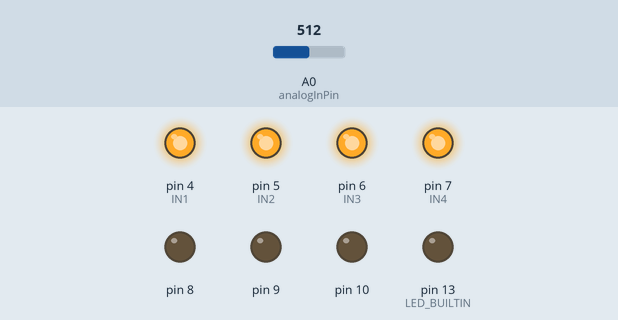
The sketch below on a simulated Arduino Nano, built with avr-gcc and run on an emulated ATmega328P. On the bench: output pins drawn as LEDs (lit = HIGH). The test bench sets the inputs (shaded band); at power-on: A0 (analogInPin) = 512. What the sketch prints to the serial monitor is not drawn.

Above: at 1.8 s.
1.9 s: A0 (analogInPin) set to 343
At 5.5 s:
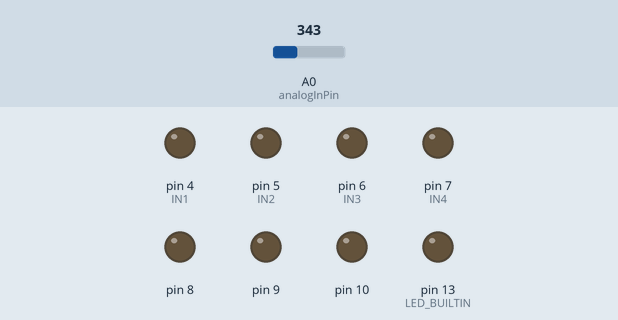
6.0 s: A0 (analogInPin) set to 313
At 10.5 s:
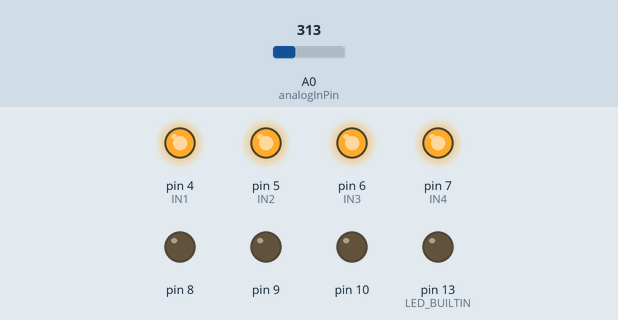
Timing chart, 0 to 12.0 s (numbered marks = the images above; inputs shaded):
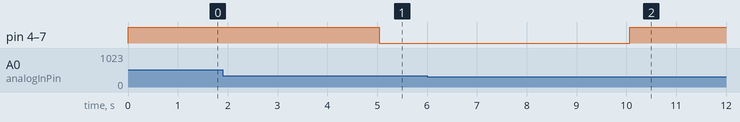

The sketch:

rainsensing_arduino_nano_4channel_relay.ino
```cpp
//IDE settings: Tools/Board: arduino nano, Processor:atmega168, Programmer: arduinoISP

const int analogInPin = A0;

const int IN1 = 4;
const int IN2 = 5;
const int IN3 = 6;
const int IN4 = 7;

#define ON   0
#define OFF  1

int sensorValue1 = 0;
int sensorValue2 = 0;
int sensorValue3 = 0;
int sensorValue4 = 0;
int sensorValue5 = 0;
int sensorValue6 = 0;
int x = 1000;

void setup() {
 Serial.begin(9600);

 Serial.println("Esőérzékelő 1.0");
 Serial.println(" ");
 Serial.println("5 mp-nkénti mérés folyamatban");

  pinMode(7, OUTPUT);
  pinMode(8, OUTPUT);
  pinMode(9, OUTPUT);
  pinMode(10, OUTPUT);
  pinMode(LED_BUILTIN, OUTPUT);

  relay_init();//initialize the relay
}

void loop() {
 Serial.print(".");
 sensorValue1 = analogRead(analogInPin)*100/1024;
 delay(x); Serial.print(".");
 sensorValue2 = analogRead(analogInPin)*100/1024;
 delay(x); Serial.print(".");
 sensorValue3 = analogRead(analogInPin)*100/1024;
 delay(x); Serial.print(".");
 sensorValue4 = analogRead(analogInPin)*100/1024;
 delay(x); Serial.println(".");
 sensorValue5 = analogRead(analogInPin)*100/1024;
 Serial.println("");
sensorValue6 = sensorValue1 + sensorValue2 + sensorValue3 + sensorValue4 + sensorValue5;

 Serial.print("Sensor1 = " );
 Serial.print(sensorValue1);
 Serial.println("%");
 Serial.print("Sensor2 = " );
 Serial.print(sensorValue2);
 Serial.println("%");
 Serial.print("Sensor3 = " );
 Serial.print(sensorValue3);
 Serial.println("%");
 Serial.print("Sensor4 = " );
 Serial.print(sensorValue4);
 Serial.println("%");
 Serial.print("Sensor5 = " );
 Serial.print(sensorValue5);
 Serial.println("%");

  Serial.print("Sensor6 = " );
 Serial.print(sensorValue6);
 Serial.println("%");

 delay(1000);


//ha nagyobb nullánál a mérés, azaz nedves idő van kikapcsolja a relét
if (sensorValue6 > 20){
 relay_SetStatus(OFF, OFF, OFF, OFF);//turn on RELAY_1
  Serial.println("relék kikapcsolása, nedves idő van, felesleges az öntözés");
  }
else if (sensorValue6 <= 20)
  {
  relay_SetStatus(ON, ON, ON, ON);//turn on RELAY_2
    Serial.println("relék bekapcsolása, száraz idő van, mehet az öntözés");
  }
}


 void relay_init(void)//initialize the relay
  {
    //set all the relays OUTPUT
    pinMode(IN1, OUTPUT);
    pinMode(IN2, OUTPUT);
    pinMode(IN3, OUTPUT);
    pinMode(IN4, OUTPUT);
    relay_SetStatus(OFF,OFF,OFF,OFF);//turn off all the relay
  }

//set the status of relays
void relay_SetStatus( unsigned char status_1,  unsigned char status_2, unsigned char status_3,unsigned char status_4)
  {
    digitalWrite(IN1, status_1);
    digitalWrite(IN2, status_2);
    digitalWrite(IN3, status_3);
    digitalWrite(IN4, status_4);

  }
```

Measured:
- the behaviour switches between 328 and 327 on A0 (analogInPin) (found by bisection; images 1 and 2)
- after the input at 6.0 s, pin 4 (IN1), pin 5 (IN2), pin 6 (IN3), pin 7 (IN4): LOW → HIGH after 4.1 s
